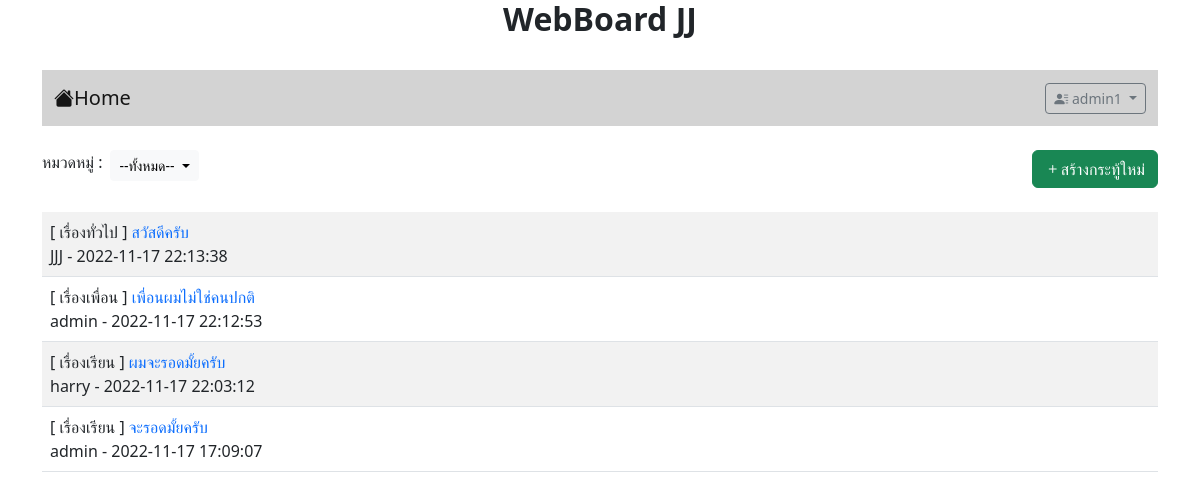
/index.php?id=0 (signed in), run on the app's committed database.
### tables this page shows
CREATE TABLE `post` (
  `id` int(11) NOT NULL,
  `title` varchar(128) NOT NULL,
  `content` varchar(2048) NOT NULL,
  `post_date` datetime NOT NULL,
  `cat_id` int(11) NOT NULL,
  `user_id` int(11) NOT NULL
);

CREATE TABLE `category` (
  `id` int(11) NOT NULL,
  `name` varchar(32) NOT NULL
);

CREATE TABLE `user` (
  `id` int(11) NOT NULL,
  `login` varchar(32) NOT NULL,
  `password` varchar(64) NOT NULL,
  `name` varchar(64) NOT NULL,
  `gender` char(1) NOT NULL,
  `email` varchar(32) NOT NULL,
  `role` char(1) NOT NULL
);

### index.php (the view, shortened to what this page needs)
<?php
    if(!isset($_GET['id'])){
        header("Location:index.php?id=0");
    }
    else{
        $id= $_GET['id'];
    }
?>
<!DOCTYPE html>
<html lang="en">
<head>
    <link href="https://cdn.jsdelivr.net/npm/bootstrap@5.2.2/dist/css/bootstrap.min.css" rel="stylesheet">
    <link rel="stylesheet" href="https://cdn.jsdelivr.net/npm/bootstrap-icons@1.9.1/font/bootstrap-icons.css">
</head>
<?php
    if(!isset($_SESSION['id'])){
?>
<body>
    <div class="container" >
    <H1 style="font-size: 200%"><center><b> WebBoard JJ </b></center></H1>
    <?php include "nav.php" ?>
    <br>
    <?php
    $conn = new PDO("mysql:host=localhost;dbname=webboard;charset=utf8","root","");
    $sql = "SELECT * FROM category";
    ?>
    <div class="d-flex">
        <div class="input-group">
            <label>หมวดหมู่ : </label>
            <span class="dropdown ms-2">
            <button class="btn btn-light dropdown-toggle btn-sm "
            type="button" id="button2" data-bs-toggle="dropdown"
            aria-expanded="false">
                <?php
                if($id != 0)
                foreach($conn->query("SELECT name FROM category WHERE id = $id") as $row){
                     echo $row['0'];
                }else{echo '--ทั้งหมด--';}
                ?>
            </button>
            <ul class="dropdown-menu" aria-labelledby="button2">
                <?php
                    echo "<li><a href=\"index.php?id=0\" class='dropdown-item' value=0 > ---ทั้งหมด---</a></li>";
                    foreach($conn->query($sql) as $row){
                        echo "<li><a href=\"index.php?id=".$row['0']."\" class='dropdown-item' value=".$row['id'].">".$row['name']."</a></li>";
                    }
                    $conn = null;
                ?>
                </ul>
            </span>
        </div>
    </div>
    <br>
    <table class="table table-striped">
    <?php
        $conn = new PDO("mysql:host=localhost;dbname=webboard;charset=utf8","root","");
        $conn -> exec("SET CHARACTER SET utf8");
        if($id != 0){
            $data = $conn->query("SELECT p.id,p.title,p.content,p.post_date ,c.name,u.name FROM post p , user u , category c WHERE p.cat_id = c.id AND c.id = $id AND p.user_id = u.id order by p.id DESC;");
        }else{
            $data = $conn->query("SELECT p.id,p.title,p.content,p.post_date ,c.name,u.name FROM post p , user u , category c WHERE p.cat_id = c.id AND p.user_id = u.id order by p.id DESC;");
        }
        if($data !== false){
            while($row = $data->fetch()){
               echo "<tr><td>";
               echo "[ ".$row['4']." ] ";
               echo "<a href=\"post.php?id=".$row['0']."\" style=text-decoration:none>";
               echo $row['1']."</a>";
               echo "<br>";
               echo $row['5']." - " . $row['3'];
               echo "</td></tr>";
            }
        }
        $conn = null;
    ?>
    </table>
    </div>
</body>
<?php
    }else{
?>
<body>
    <div class="container" >
    <H1 style="font-size: 200%"><center><b> WebBoard JJ </b></center></H1>
    <br>
    <?php include "nav.php" ?>
    <div class="d-flex justify-content-between mt-4">
        <div class="input-group">
            <label class="form-label">หมวดหมู่ : </label>
            <span class="dropdown ms-2">
            <button class="btn btn-light dropdown-toggle btn-sm  "
            type="button" id="button2" data-bs-toggle="dropdown"
            aria-expanded="false">
            <?php
                $conn = new PDO("mysql:host=localhost;dbname=webboard;charset=utf8","root","");
                if($id != 0)
                foreach($conn->query("SELECT name FROM category WHERE id = $id") as $row){
                    echo $row['0'];
                }else{
                echo '--ทั้งหมด--';
                }
            ?>
            </button>
            </span>
        </div>
        <div class="flex-shrink-0 ">
            <a  class="btn btn-success bi bi-plus" href="newpost.php" >สร้างกระทู้ใหม่</a>
        </div>
    <br>
    </div>
    <table class="table table-striped my-4">
    <?php
        $conn = new PDO("mysql:host=localhost;dbname=webboard;charset=utf8","root","");
        $conn -> exec("SET CHARACTER SET utf8");
        if($id != 0){
            $data = $conn->query("SELECT p.id,p.title,p.content,p.post_date ,c.name,u.name FROM post p , user u , category c WHERE p.cat_id = c.id AND c.id = $id AND p.user_id = u.id order by p.id DESC;");
        }else{
            $data = $conn->query("SELECT p.id,p.title,p.content,p.post_date ,c.name,u.name FROM post p , user u , category c WHERE p.cat_id = c.id AND p.user_id = u.id order by p.id DESC;");
        }
        if($data !== false){
            while($row = $data->fetch()){
               echo "<tr><td>";
               echo "[ ".$row['4']." ] ";
               echo "<a href=\"post.php?id=".$row['0']."\" style=text-decoration:none>";
               echo $row['1']."</a>";
               echo "<br>";
               echo $row['5']." - " . $row['3'];
               echo "</td></tr>";
            }
        }
        ?>
    </table>
    </div>
</body>
<?php
    }
?>
</html>

### data on the page
post: category.name "เรื่องทั่วไป", title "สวัสดีครับ", user.name "JJJ", post_date "2022-11-17 22:13:38"
post: category.name "เรื่องเพื่อน", title "เพื่อนผมไม่ใช่คนปกติ", user.name "admin", post_date "2022-11-17 22:12:53"
post: category.name "เรื่องเรียน", title "ผมจะรอดมั้ยครับ", user.name "harry", post_date "2022-11-17 22:03:12"
post: category.name "เรื่องเรียน", title "จะรอดมั้ยครับ", user.name "admin", post_date "2022-11-17 17:09:07"

### other printed values
$_SESSION["username"] "admin1"
